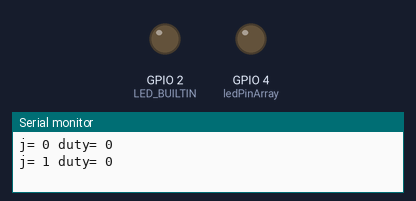
Simulated run of this sketch. Board: ESP32. Shown: output pins drawn as LEDs (lit = HIGH), the last lines printed to the serial monitor.

Above: at 0.05 s.
At 3.0 s:
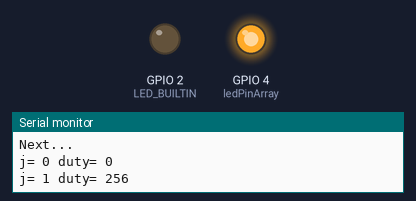
At 6.0 s:
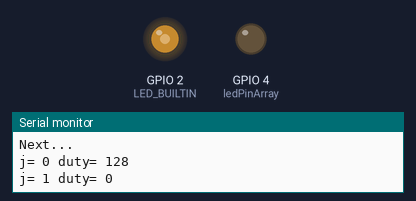
At 12.0 s:
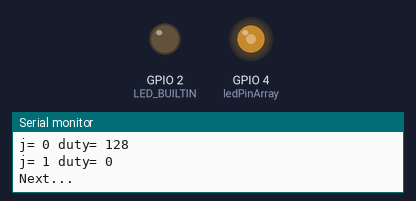
Timing chart, 0 to 15.6 s (numbered marks = the images above):
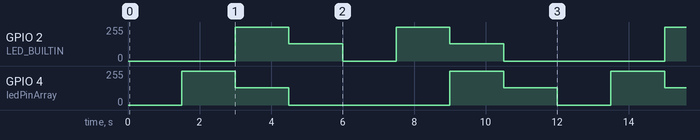

The sketch:

004-02_breathing_light_pwm_2_LEDs.ino
```cpp
/**********************************************************************
* Filename    : 004-02_breathing_light_pwm_2_LEDs
* Description : Make 2 LEDs light fade in and out
* using PWM (Pulse Width Modulation)
* Auther      : Alternative Solutions
* Modification: 2026/02/06
**********************************************************************/

#define LED_BUILTIN  2    //define the led pin 1
#define LED_XTERNAL  4    //define the led pin 2
#define PWM_CHN_1    7    //define PWM Channel 1
#define PWM_CHN_2    5    //define PWM Channel 2
#define PWM_FRQ      1000 //define PWM Frequency
#define PWM_BIT      8    //define PWM Precision
#define MAX_VALUE_1  256  //based on 8bits the max value is 256
#define MAX_VALUE_2  128  //based on 8bits the max value is 256
#define DELAY_TIME   1500 //for better understanding (use different values
// 2000, 1500, 1000, 50 etc ...) At 50 brightness variation is not visible to
// the naked eyes. At least you can see something at 500.

//define LED pin Array
const byte ledPinArray[] = {LED_BUILTIN, LED_XTERNAL};
//define the PWM channels
const byte chnArray[] = {PWM_CHN_1, PWM_CHN_2};
//define the PWM duties
const int dutyArray[] = {
  0, 0,
  MAX_VALUE_1, MAX_VALUE_2,
  0, 0
};

int ledPinArraySize = 0;

// the setup function runs once when you press reset or power the board
void setup() {
  ledPinArraySize = sizeof(ledPinArray);
  // Attach the LEDs to PWM Channel.
  for (int i = 0; i < ledPinArraySize; i++) {
    ledcAttachChannel(ledPinArray[i], PWM_FRQ, PWM_BIT, chnArray[i]);
  }
  Serial.begin(112500);
}

// the loop function runs over and over again forever
void loop() {

  for (int i = 0; i < 4; i++) {        //flowing one side to other side
    for (int j = 0; j < ledPinArraySize; j++) {
      ledcWrite(ledPinArray[j], dutyArray[i + j]);
      //delay(2000);
      Serial.print("j= ");
      Serial.print(j);
      Serial.print(" duty= ");
      Serial.print(dutyArray[i + j]);
      Serial.println();
    }
    delay(DELAY_TIME);
    Serial.println("Next...");
  }

  for (int i = 0; i < 4; i++) {      //flowing one side to other side
    for (int j = ledPinArraySize - 1; j > -1; j--) {
      ledcWrite(ledPinArray[j], dutyArray[i + (ledPinArraySize - 1 - j)]);
    }
    delay(DELAY_TIME);
  }


}
```

Measured:
- by itself, GPIO 2 (LED_BUILTIN): repeats every 12.0 s: 128/255 1.5 s, 0/255 1.5 s, 255/255 1.5 s, 128/255 1.5 s, 0/255 4.5 s, 255/255 1.5 s
- by itself, GPIO 4 (ledPinArray): repeats every 12.0 s: 128/255 1.5 s, 0/255 4.5 s, 255/255 1.5 s, 128/255 1.5 s, 0/255 1.5 s, 255/255 1.5 s
